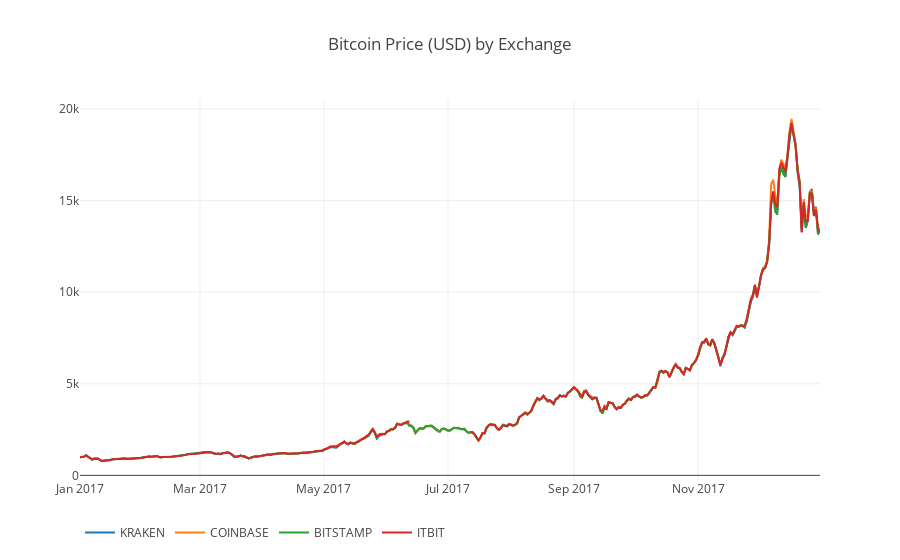

Source (notebook cell):
### Code cell
btc_usd_datasets.replace(0, np.nan, inplace=True)

df_scatter(btc_usd_datasets[btc_usd_datasets.index.year == 2017], 'Bitcoin Price (USD) by Exchange')

### Figure 1 — Plotly figure (JSON) as saved in the notebook; plotly's stock layout.template omitted (floating-point values rounded to 4 significant figures; data arrays with more than 128 entries replaced by an {"elided": "..."} marker saying what was removed)
{"data": [{"name": "KRAKEN", "type": "scatter", "visible": "visible", "x": {"elided": "365 str values"}, "y": {"elided": "365 float values"}}, {"name": "COINBASE", "type": "scatter", "visible": "visible", "x": {"elided": "365 str values"}, "y": {"elided": "365 float values"}}, {"name": "BITSTAMP", "type": "scatter", "visible": "visible", "x": {"elided": "365 str values"}, "y": {"elided": "365 float values"}}, {"name": "ITBIT", "type": "scatter", "visible": "visible", "x": {"elided": "365 str values"}, "y": {"elided": "365 float values"}}], "layout": {"legend": {"orientation": "h"}, "title": "Bitcoin Price (USD) by Exchange", "xaxis": {"type": "date"}, "yaxis": {"showticklabels": true, "title": "", "type": "linear"}}}
